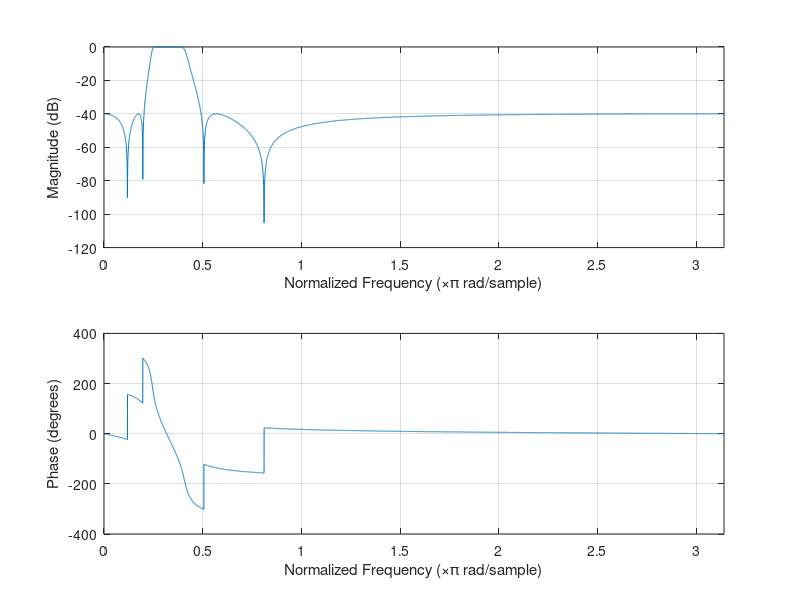

MATLAB code for this plot:
Fs = 8000;
Wp = [650/Fs 1000/Fs];
Ws = [100/Fs 1500/Fs];
Rp = 20*log10(1.005);
Rs = 40;
ww = 0:pi/8000:pi;

[Ne, Wpe] = ellipord(Wp, Ws, Rp, Rs);
[B, A] = ellip(Ne, Rp, Rs, Wpe);
freqz(B,A,ww)